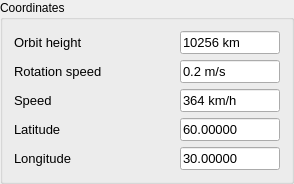
                <widget class="QGroupBox" name="groupBoxCoordinates">
                 <property name="title">
                  <string>Coordinates</string>
                 </property>
                 <layout class="QVBoxLayout" name="verticalLayout_10">
                  <item>
                   <layout class="QHBoxLayout" name="horizontalLayout_9">
                    <item>
                     <widget class="QLabel" name="label_5">
                      <property name="minimumSize">
                       <size>
                        <width>160</width>
                        <height>0</height>
                       </size>
                      </property>
                      <property name="font">
                       <font>
                        <pointsize>10</pointsize>
                       </font>
                      </property>
                      <property name="text">
                       <string>Orbit height</string>
                      </property>
                     </widget>
                    </item>
                    <item>
                     <widget class="QLineEdit" name="lineEdit_5">
                      <property name="minimumSize">
                       <size>
                        <width>100</width>
                        <height>0</height>
                       </size>
                      </property>
                      <property name="maximumSize">
                       <size>
                        <width>100</width>
                        <height>16777215</height>
                       </size>
                      </property>
                      <property name="font">
                       <font>
                        <pointsize>10</pointsize>
                       </font>
                      </property>
                      <property name="text">
                       <string>10256 km</string>
                      </property>
                     </widget>
                    </item>
                   </layout>
                  </item>
                  <item>
                   <layout class="QHBoxLayout" name="horizontalLayout_10">
                    <item>
                     <widget class="QLabel" name="label_6">
                      <property name="minimumSize">
                       <size>
                        <width>160</width>
                        <height>0</height>
                       </size>
                      </property>
                      <property name="font">
                       <font>
                        <pointsize>10</pointsize>
                       </font>
                      </property>
                      <property name="text">
                       <string>Rotation speed</string>
                      </property>
                     </widget>
                    </item>
                    <item>
                     <widget class="QLineEdit" name="lineEdit_6">
                      <property name="minimumSize">
                       <size>
                        <width>100</width>
                        <height>0</height>
                       </size>
                      </property>
                      <property name="maximumSize">
                       <size>
                        <width>100</width>
                        <height>16777215</height>
                       </size>
                      </property>
                      <property name="font">
                       <font>
                        <pointsize>10</pointsize>
                       </font>
                      </property>
                      <property name="text">
                       <string>0.2 m/s</string>
                      </property>
                     </widget>
                    </item>
                   </layout>
                  </item>
                  <item>
                   <layout class="QHBoxLayout" name="horizontalLayout_11">
                    <item>
                     <widget class="QLabel" name="label_7">
                      <property name="minimumSize">
                       <size>
                        <width>160</width>
                        <height>0</height>
                       </size>
                      </property>
                      <property name="font">
                       <font>
                        <pointsize>10</pointsize>
                       </font>
                      </property>
                      <property name="text">
                       <string>Speed</string>
                      </property>
                     </widget>
                    </item>
                    <item>
                     <widget class="QLineEdit" name="lineEdit_7">
                      <property name="minimumSize">
                       <size>
                        <width>100</width>
                        <height>0</height>
                       </size>
                      </property>
                      <property name="maximumSize">
                       <size>
                        <width>100</width>
                        <height>16777215</height>
                       </size>
                      </property>
                      <property name="font">
                       <font>
                        <pointsize>10</pointsize>
                       </font>
                      </property>
                      <property name="text">
                       <string>364 km/h</string>
                      </property>
                     </widget>
                    </item>
                   </layout>
                  </item>
                  <item>
                   <layout class="QHBoxLayout" name="horizontalLayout_12">
                    <item>
                     <widget class="QLabel" name="label_8">
                      <property name="minimumSize">
                       <size>
                        <width>160</width>
                        <height>0</height>
                       </size>
                      </property>
                      <property name="font">
                       <font>
                        <pointsize>10</pointsize>
                       </font>
                      </property>
                      <property name="text">
                       <string>Latitude</string>
                      </property>
                     </widget>
                    </item>
                    <item>
                     <widget class="QLineEdit" name="lineEdit_8">
                      <property name="minimumSize">
                       <size>
                        <width>100</width>
                        <height>0</height>
                       </size>
                      </property>
                      <property name="maximumSize">
                       <size>
                        <width>100</width>
                        <height>16777215</height>
                       </size>
                      </property>
                      <property name="font">
                       <font>
                        <pointsize>10</pointsize>
                       </font>
                      </property>
                      <property name="text">
                       <string>60.00000</string>
                      </property>
                     </widget>
                    </item>
                   </layout>
                  </item>
                  <item>
                   <layout class="QHBoxLayout" name="horizontalLayout_13">
                    <item>
                     <widget class="QLabel" name="label_9">
                      <property name="minimumSize">
                       <size>
                        <width>160</width>
                        <height>0</height>
                       </size>
                      </property>
                      <property name="font">
                       <font>
                        <pointsize>10</pointsize>
                       </font>
                      </property>
                      <property name="text">
                       <string>Longitude</string>
                      </property>
                     </widget>
                    </item>
                    <item>
                     <widget class="QLineEdit" name="lineEdit_9">
                      <property name="minimumSize">
                       <size>
                        <width>100</width>
                        <height>0</height>
                       </size>
                      </property>
                      <property name="maximumSize">
                       <size>
                        <width>100</width>
                        <height>16777215</height>
                       </size>
                      </property>
                      <property name="font">
                       <font>
                        <pointsize>10</pointsize>
                       </font>
                      </property>
                      <property name="text">
                       <string>30.00000</string>
                      </property>
                     </widget>
                    </item>
                   </layout>
                  </item>
                 </layout>
                </widget>
